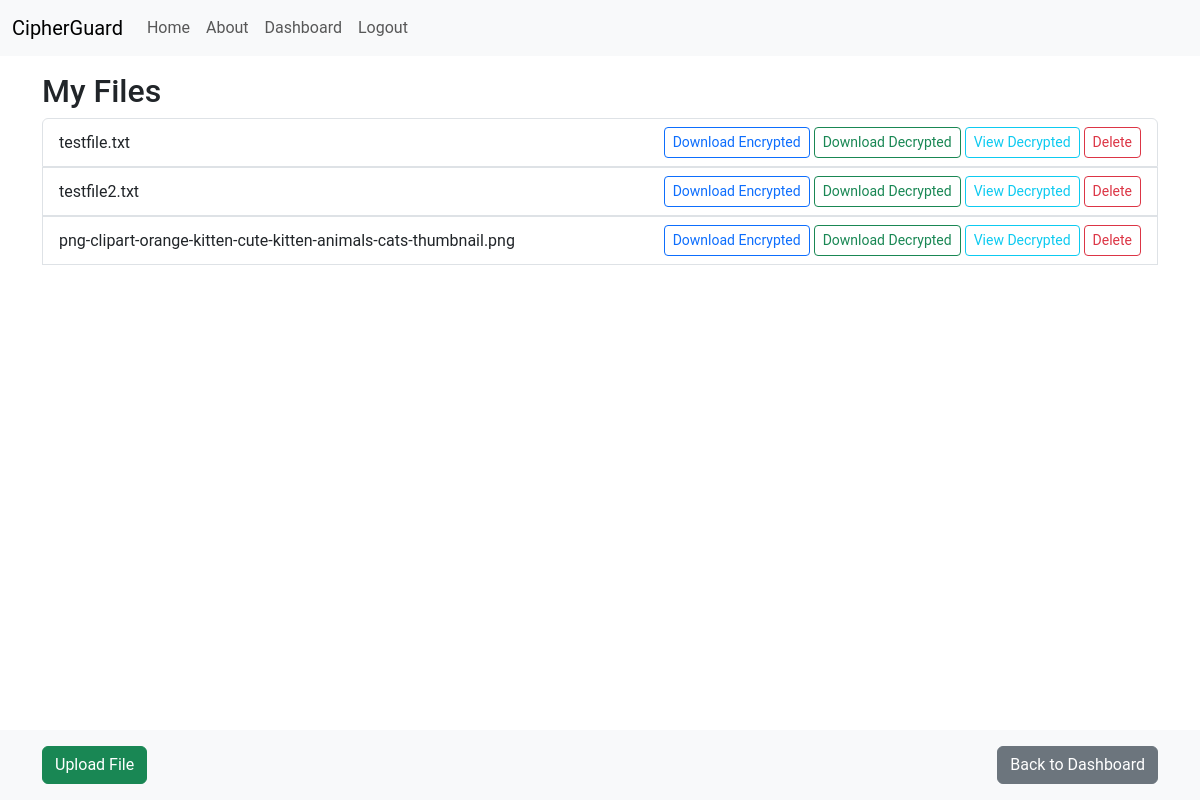
The page /my_files (signed in) on the database as committed earlier.
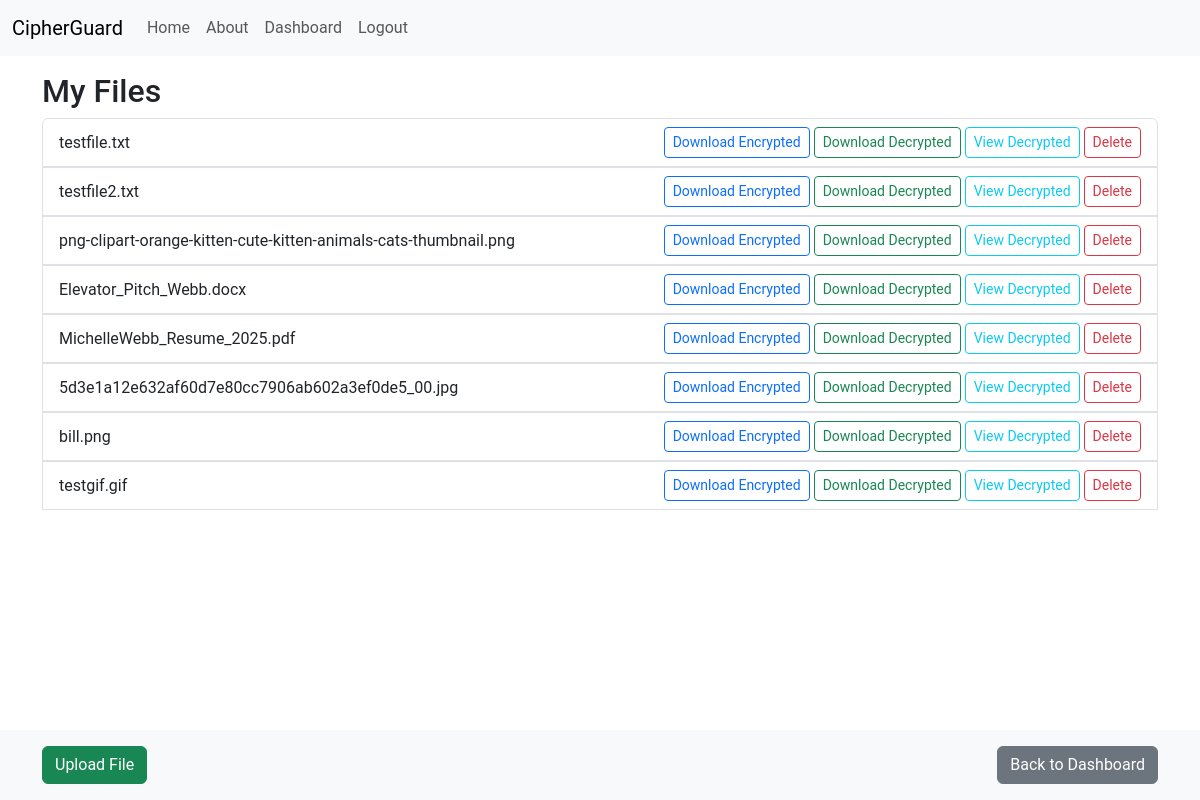
The same page on the database as committed later.
### app.py (models this page shows)
class File(db.Model):
    id = db.Column(db.Integer, primary_key=True)
    filename = db.Column(db.String(120), nullable=False)
    filepath = db.Column(db.String(120), nullable=False)
    user_id = db.Column(db.Integer, db.ForeignKey('user.id'), nullable=False)
    encryption_key = db.Column(db.String(120), nullable=False)  # stores the Base64-encoded key

### app.py (the view)
@app.route('/my_files')
@login_required
def my_files():
    user_files = File.query.filter_by(user_id=current_user.id).all()
    return render_template('my_files.html', files=user_files)

### app.py (called while the page is built)
@login_manager.user_loader
def load_user(user_id):
    return User.query.get(int(user_id))

### templates/my_files.html (shortened to what this page needs)
{% extends "base.html" %}
{% block content %}
  <h2>My Files</h2>
  {% if files %}
    <ul class="list-group mb-5">
      {% for file in files %}
        <li class="list-group-item d-flex justify-content-between align-items-center">
          {{ file.filename }}
          <div>
            <a href="{{ url_for('download_file', file_id=file.id) }}" class="btn btn-sm btn-outline-primary">Download Encrypted</a>
            <a href="{{ url_for('download_decrypted_file', file_id=file.id) }}" class="btn btn-sm btn-outline-success">Download Decrypted</a>
            <a href="{{ url_for('view_decrypted_file', file_id=file.id) }}" class="btn btn-sm btn-outline-info">View Decrypted</a>
            <button
              type="button"
              class="btn btn-sm btn-outline-danger"
              data-bs-toggle="modal"
              data-bs-target="#confirmDeleteModal{{ file.id }}">
              Delete
            </button>
          </div>
        </li>
      {% endfor %}
    </ul>
  {% else %}
    <p>You haven't uploaded any files yet.</p>
  {% endif %}
  <div class="fixed-bottom bg-light p-3">
    <div class="container">
      <div class="d-flex justify-content-between">
        <a href="{{ url_for('upload') }}" class="btn btn-success">Upload File</a>
        <a href="{{ url_for('dashboard') }}" class="btn btn-secondary">Back to Dashboard</a>
      </div>
    </div>
  </div>
{% endblock %}

### templates/base.html (shortened to what this page needs)
<!DOCTYPE html>
<html lang="en">
<head>
  <link
    rel="stylesheet"
    href="https://cdn.jsdelivr.net/npm/bootstrap@5.3.0/dist/css/bootstrap.min.css"
  />
  <link rel="stylesheet" href="{{ url_for('static', filename='css/style.css') }}">
</head>
<body>
  <nav class="navbar navbar-expand-lg navbar-light bg-light">
    <div class="container-fluid">
      <a class="navbar-brand" href="{{ url_for('home') }}">CipherGuard</a>
      <div class="collapse navbar-collapse" id="navbarSupportedContent">
        <ul class="navbar-nav me-auto mb-2 mb-lg-0">
          <li class="nav-item">
            <a class="nav-link" href="{{ url_for('home') }}">Home</a>
          </li>
          <li class="nav-item">
            <a class="nav-link" href="{{ url_for('about') }}">About</a>
          </li>
          {% if current_user.is_authenticated %}
          <li class="nav-item">
            <a class="nav-link" href="{{ url_for('dashboard') }}">Dashboard</a>
          </li>
          <li class="nav-item">
            <a class="nav-link" href="{{ url_for('logout') }}">Logout</a>
          </li>
          {% endif %}
        </ul>
      </div>
    </div>
  </nav>
  <div class="container">
    {% block content %}{% endblock %}
  </div>
</body>
</html>

### static/css/style.css (style rules this page uses)
body { font-family: "Roboto", sans-serif; }

Rows that differ between the two databases and show on the page:
added File: filename "Elevator_Pitch_Webb.docx"
added File: filename "MichelleWebb_Resume_2025.pdf"
added File: filename "5d3e1a12e632af60d7e80cc7906ab602a3ef0de5_00.jpg"
added File: filename "bill.png"
added File: filename "testgif.gif"
